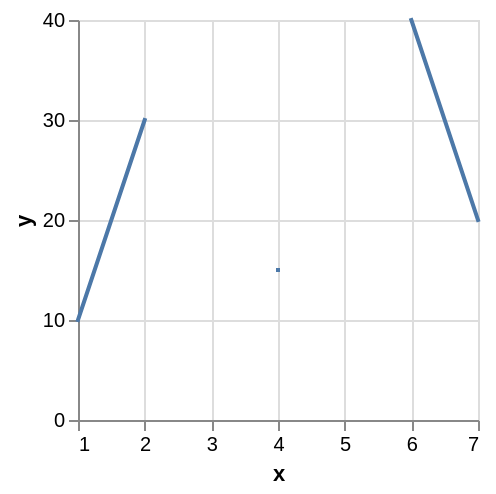

Source (Vega-Lite JSON):
### Vega specification from a JSON file in a GitHub repository (floating-point values rounded to 4 significant figures)
{"$schema": "https://vega.github.io/schema/vega/v5.json", "background": "white", "padding": 5, "width": 200, "height": 200, "style": "cell", "data": [{"name": "source_0", "values": [{"x": 1, "y": 10}, {"x": 2, "y": 30}, {"x": 3, "y": null}, {"x": 4, "y": 15}, {"x": 5, "y": null}, {"x": 6, "y": 40}, {"x": 7, "y": 20}]}, {"name": "data_0", "source": "source_0", "transform": [{"type": "formula", "expr": "toNumber(datum[\"x\"])", "as": "x"}]}], "marks": [{"name": "marks", "type": "line", "style": ["line"], "sort": {"field": "datum[\"x\"]"}, "from": {"data": "data_0"}, "encode": {"update": {"strokeCap": {"value": "square"}, "stroke": {"value": "#4c78a8"}, "description": {"signal": "\"x: \" + (format(datum[\"x\"], \"\")) + \"; y: \" + (format(datum[\"y\"], \"\"))"}, "x": {"scale": "x", "field": "x"}, "y": {"scale": "y", "field": "y"}, "defined": {"signal": "isValid(datum[\"x\"]) && isFinite(+datum[\"x\"]) && isValid(datum[\"y\"]) && isFinite(+datum[\"y\"])"}}}}], "scales": [{"name": "x", "type": "linear", "domain": {"data": "data_0", "field": "x"}, "range": [0, {"signal": "width"}], "nice": true, "zero": false}, {"name": "y", "type": "linear", "domain": {"data": "data_0", "field": "y"}, "range": [{"signal": "height"}, 0], "nice": true, "zero": true}], "axes": [{"scale": "x", "orient": "bottom", "gridScale": "y", "grid": true, "tickCount": {"signal": "ceil(width/40)"}, "domain": false, "labels": false, "aria": false, "maxExtent": 0, "minExtent": 0, "ticks": false, "zindex": 0}, {"scale": "y", "orient": "left", "gridScale": "x", "grid": true, "tickCount": {"signal": "ceil(height/40)"}, "domain": false, "labels": false, "aria": false, "maxExtent": 0, "minExtent": 0, "ticks": false, "zindex": 0}, {"scale": "x", "orient": "bottom", "grid": false, "title": "x", "labelFlush": true, "labelOverlap": true, "tickCount": {"signal": "ceil(width/40)"}, "zindex": 0}, {"scale": "y", "orient": "left", "grid": false, "title": "y", "labelOverlap": true, "tickCount": {"signal": "ceil(height/40)"}, "zindex": 0}]}
